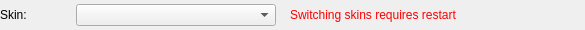
            <widget class="QWidget" name="skinContainer" native="true">
             <property name="minimumSize">
              <size>
               <width>0</width>
               <height>30</height>
              </size>
             </property>
             <property name="maximumSize">
              <size>
               <width>16777215</width>
               <height>30</height>
              </size>
             </property>
             <layout class="QHBoxLayout" name="horizontalLayout_16">
              <property name="leftMargin">
               <number>0</number>
              </property>
              <property name="topMargin">
               <number>0</number>
              </property>
              <property name="rightMargin">
               <number>0</number>
              </property>
              <property name="bottomMargin">
               <number>0</number>
              </property>
              <item>
               <widget class="QLabel" name="skinLabel">
                <property name="minimumSize">
                 <size>
                  <width>70</width>
                  <height>0</height>
                 </size>
                </property>
                <property name="text">
                 <string>Skin:</string>
                </property>
               </widget>
              </item>
              <item>
               <widget class="QComboBox" name="skinComboBox">
                <property name="minimumSize">
                 <size>
                  <width>200</width>
                  <height>0</height>
                 </size>
                </property>
               </widget>
              </item>
              <item>
               <widget class="QLabel" name="skinRestartLabel">
                <property name="sizePolicy">
                 <sizepolicy hsizetype="Maximum" vsizetype="Preferred">
                  <horstretch>0</horstretch>
                  <verstretch>0</verstretch>
                 </sizepolicy>
                </property>
                <property name="styleSheet">
                 <string notr="true">color: red;
padding: 5px;</string>
                </property>
                <property name="text">
                 <string>Switching skins requires restart</string>
                </property>
               </widget>
              </item>
              <item>
               <spacer name="horizontalSpacer_6">
                <property name="orientation">
                 <enum>Qt::Horizontal</enum>
                </property>
                <property name="sizeHint" stdset="0">
                 <size>
                  <width>120</width>
                  <height>23</height>
                 </size>
                </property>
               </spacer>
              </item>
             </layout>
            </widget>
